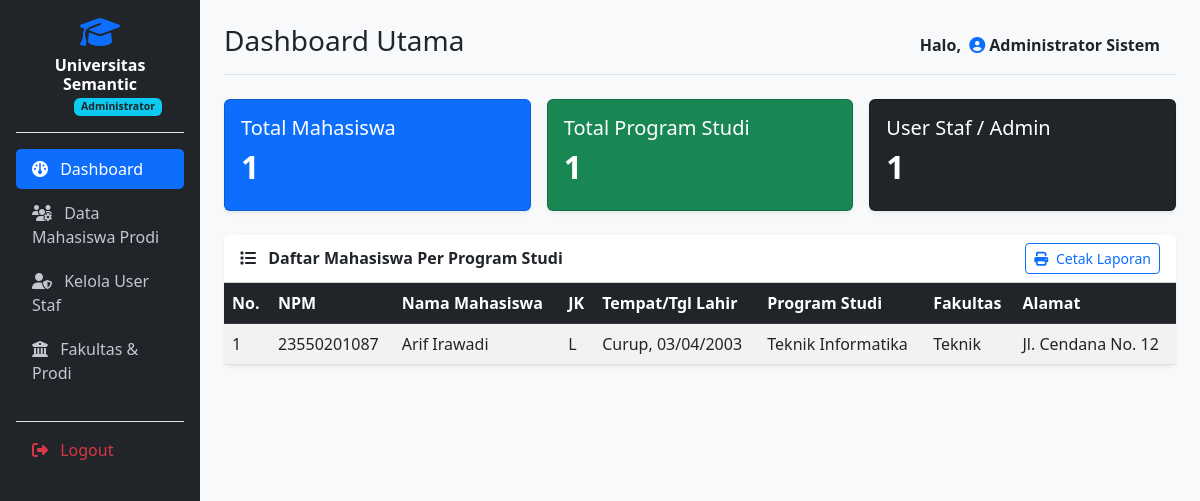
/dashboard.php (signed in), run on the app's committed database.
### tables this page shows
CREATE TABLE `mahasiswa` (
  `npm` varchar(20) NOT NULL,
  `password` varchar(255) NOT NULL,
  `nama_mahasiswa` varchar(100) NOT NULL,
  `jenis_kelamin` enum('L','P') NOT NULL,
  `tempat_lahir` varchar(50) NOT NULL,
  `tanggal_lahir` date NOT NULL,
  `tanggal_masuk` date NOT NULL,
  `alamat` text DEFAULT NULL,
  `id_prodi` int(11) NOT NULL,
  `created_at` timestamp NULL DEFAULT current_timestamp()
);

CREATE TABLE `prodi` (
  `id_prodi` int(11) NOT NULL,
  `nama_prodi` varchar(100) NOT NULL,
  `id_fakultas` int(11) NOT NULL
);

CREATE TABLE `fakultas` (
  `id_fakultas` int(11) NOT NULL,
  `nama_fakultas` varchar(100) NOT NULL
);

### auth.php (called while the page is built, shortened)
<?php
require_once 'koneksi.php';
$role = $_SESSION['role_nama'];
$nama = $_SESSION['nama_lengkap'];
function e($v) {
    return htmlspecialchars((string)$v, ENT_QUOTES, 'UTF-8');
}
function q($sql, $types = '', ...$params) {
    global $koneksi;
    $st = mysqli_prepare($koneksi, $sql);
    mysqli_stmt_execute($st);
    return $st;
}
function ambil_semua($sql, $types = '', ...$params) {
    $res = mysqli_stmt_get_result(q($sql, $types, ...$params));
    $rows = [];
    while ($r = mysqli_fetch_assoc($res)) {
        $rows[] = $r;
    }
    return $rows;
}
function ambil_satu($sql, $types = '', ...$params) {
    $rows = ambil_semua($sql, $types, ...$params);
    return $rows ? $rows[0] : null;
}

### dashboard.php (the view, shortened to what this page needs)
<?php
require_once 'auth.php';
$halaman = 'dashboard';
$judul   = 'Dashboard Utama';
require 'header.php';
?>
            <?php if ($role === 'Mahasiswa'): ?>
                <?php
                $mhs = ambil_satu(
                    "SELECT m.*, p.nama_prodi, f.nama_fakultas
                     FROM mahasiswa m
                     JOIN prodi p ON m.id_prodi = p.id_prodi
                     JOIN fakultas f ON p.id_fakultas = f.id_fakultas
                     WHERE m.npm = ?",
                    "s", $_SESSION['npm']
                );
                ?>
                <?php if (!$mhs): ?>
                    <div class="alert alert-warning">Data biodata tidak ditemukan.</div>
                <?php else: ?>
                    <div class="card shadow-sm border-0 mb-4" id="profil">
                        <div class="card-header bg-primary text-white fw-bold">
                            <i class="fa-solid fa-id-card me-2"></i> Biodata Mahasiswa
                        </div>
                        <div class="card-body">
                            <div class="row">
                                <div class="col-md-6">
                                    <table class="table table-borderless">
                                        <tr><th width="35%">NPM</th><td>: <?= e($mhs['npm']); ?></td></tr>
                                        <tr><th>Nama Mahasiswa</th><td>: <?= e($mhs['nama_mahasiswa']); ?></td></tr>
                                        <tr><th>Jenis Kelamin</th><td>: <?= $mhs['jenis_kelamin'] === 'L' ? 'Laki-Laki' : 'Perempuan'; ?></td></tr>
                                        <tr><th>Tempat, Tgl Lahir</th><td>: <?= e($mhs['tempat_lahir']) . ', ' . date('d-m-Y', strtotime($mhs['tanggal_lahir'])); ?></td></tr>
                                    </table>
                                </div>
                                <div class="col-md-6">
                                    <table class="table table-borderless">
                                        <tr><th width="35%">Program Studi</th><td>: <?= e($mhs['nama_prodi']); ?></td></tr>
                                        <tr><th>Fakultas</th><td>: <?= e($mhs['nama_fakultas']); ?></td></tr>
                                        <tr><th>Tanggal Masuk</th><td>: <?= date('d-m-Y', strtotime($mhs['tanggal_masuk'])); ?></td></tr>
                                        <tr><th>Alamat</th><td>: <?= e($mhs['alamat']); ?></td></tr>
                                    </table>
                                </div>
                            </div>
                        </div>
                    </div>
                <?php endif; ?>
            <?php else: ?>
                <?php
                $c1 = ambil_satu("SELECT COUNT(*) AS t FROM mahasiswa");
                $c2 = ambil_satu("SELECT COUNT(*) AS t FROM prodi");
                $c3 = ambil_satu("SELECT COUNT(*) AS t FROM users");
                ?>
                <div class="row g-3 mb-4">
                    <div class="col-md-4">
                        <div class="card bg-primary text-white p-3 shadow-sm">
                            <h5>Total Mahasiswa</h5>
                            <h2 class="fw-bold"><?= (int)$c1['t']; ?></h2>
                        </div>
                    </div>
                    <div class="col-md-4">
                        <div class="card bg-success text-white p-3 shadow-sm">
                            <h5>Total Program Studi</h5>
                            <h2 class="fw-bold"><?= (int)$c2['t']; ?></h2>
                        </div>
                    </div>
                    <div class="col-md-4">
                        <div class="card bg-dark text-white p-3 shadow-sm">
                            <h5>User Staf / Admin</h5>
                            <h2 class="fw-bold"><?= (int)$c3['t']; ?></h2>
                        </div>
                    </div>
                </div>
                <div class="card shadow-sm border-0">
                    <div class="card-header bg-white fw-bold d-flex justify-content-between align-items-center">
                        <span><i class="fa-solid fa-list me-2"></i> Daftar Mahasiswa Per Program Studi</span>
                        <button class="btn btn-sm btn-outline-primary no-print" onclick="window.print()"><i class="fa-solid fa-print me-1"></i> Cetak Laporan</button>
                    </div>
                    <div class="card-body p-0">
                        <div class="table-responsive">
                            <table class="table table-striped table-hover mb-0">
                                <thead class="table-dark">
                                    <tr>
                                        <th>No.</th>
                                        <th>NPM</th>
                                        <th>Nama Mahasiswa</th>
                                        <th>JK</th>
                                        <th>Tempat/Tgl Lahir</th>
                                        <th>Program Studi</th>
                                        <th>Fakultas</th>
                                        <th>Alamat</th>
                                    </tr>
                                </thead>
                                <tbody>
                                    <?php
                                    $no = 1;
                                    $semua = ambil_semua(
                                        "SELECT m.*, p.nama_prodi, f.nama_fakultas
                                         FROM mahasiswa m
                                         JOIN prodi p ON m.id_prodi = p.id_prodi
                                         JOIN fakultas f ON p.id_fakultas = f.id_fakultas
                                         ORDER BY p.nama_prodi, m.npm ASC"
                                    );
                                    foreach ($semua as $r):
                                    ?>
                                        <tr>
                                            <td><?= $no++; ?></td>
                                            <td><?= e($r['npm']); ?></td>
                                            <td><?= e($r['nama_mahasiswa']); ?></td>
                                            <td><?= e($r['jenis_kelamin']); ?></td>
                                            <td><?= e($r['tempat_lahir']) . ', ' . date('d/m/Y', strtotime($r['tanggal_lahir'])); ?></td>
                                            <td><?= e($r['nama_prodi']); ?></td>
                                            <td><?= e($r['nama_fakultas']); ?></td>
                                            <td><?= e($r['alamat']); ?></td>
                                        </tr>
                                    <?php endforeach; ?>
                                </tbody>
                            </table>
                        </div>
                    </div>
                </div>
            <?php endif; ?>
<?php require 'footer.php'; ?>

### header.php (shortened to what this page needs)
<?php
$halaman = isset($halaman) ? $halaman : 'dashboard';
$judul   = isset($judul) ? $judul : 'Dashboard Utama';
function aktif($a, $b) {
    return $a === $b ? 'active' : '';
}
?>
<!DOCTYPE html>
<html lang="id">
<head>
    <link href="https://cdn.jsdelivr.net/npm/bootstrap@5.3.0/dist/css/bootstrap.min.css" rel="stylesheet">
    <link rel="stylesheet" href="https://cdnjs.cloudflare.com/ajax/libs/font-awesome/6.4.0/css/all.min.css">
</head>
<body>
<div class="container-fluid">
    <div class="row">
        <nav class="col-md-3 col-lg-2 d-md-block sidebar collapse p-3">
            <div class="text-white text-center pb-3 mb-3 border-bottom">
                <i class="fa-solid fa-graduation-cap fa-2x text-primary mb-2"></i>
                <h6 class="fw-bold mb-0">Universitas Semantic</h6>
                <small class="text-muted d-block">Role: <span class="badge bg-info text-dark"><?= e($role); ?></span></small>
            </div>
            <ul class="nav flex-column">
                <li class="nav-item">
                    <a class="nav-link <?= aktif($halaman, 'dashboard'); ?>" href="dashboard.php">
                        <i class="fa-solid fa-gauge me-2"></i> Dashboard
                    </a>
                </li>
                <?php if ($role === 'Operator' || $role === 'Administrator'): ?>
                    <li class="nav-item">
                        <a class="nav-link <?= aktif($halaman, 'mahasiswa'); ?>" href="mahasiswa.php">
                            <i class="fa-solid fa-users-gear me-2"></i> Data Mahasiswa Prodi
                        </a>
                    </li>
                <?php endif; ?>
                <?php if ($role === 'Administrator'): ?>
                    <li class="nav-item">
                        <a class="nav-link <?= aktif($halaman, 'users'); ?>" href="users.php">
                            <i class="fa-solid fa-user-shield me-2"></i> Kelola User Staf
                        </a>
                    </li>
                    <li class="nav-item">
                        <a class="nav-link <?= aktif($halaman, 'master'); ?>" href="master.php">
                            <i class="fa-solid fa-building-columns me-2"></i> Fakultas &amp; Prodi
                        </a>
                    </li>
                <?php endif; ?>
                <li class="nav-item mt-4 border-top pt-2">
                    <a class="nav-link text-danger" href="logout.php" onclick="return confirm('Yakin ingin keluar?')">
                        <i class="fa-solid fa-right-from-bracket me-2"></i> Logout
                    </a>
                </li>
            </ul>
        </nav>
        <main class="col-md-9 ms-sm-auto col-lg-10 px-md-4 py-4 bg-light min-vh-100">
            <div class="d-flex justify-content-between flex-wrap flex-md-nowrap align-items-center pb-2 mb-4 border-bottom">
                <h1 class="h3"><?= e($judul); ?></h1>
                <div class="btn-toolbar mb-2 mb-md-0">
                    <span class="navbar-text me-3 fw-semibold">
                        Halo, <i class="fa-solid fa-circle-user text-primary ms-1"></i> <?= e($nama); ?>
                    </span>
                </div>
            </div>

### footer.php (shortened to what this page needs)
        </main>
    </div>
</div>
</body>
</html>

### header.php (style rules this page uses)
.sidebar { min-height: 100vh; background-color: #212529; }
.sidebar .nav-link { color: #c2c7d0; border-radius: 5px; margin-bottom: 4px; }
.sidebar .nav-link:hover, .sidebar .nav-link.active { color: #fff; background-color: #0d6efd; }

### data on the page
mahasiswa: npm "23550201087", nama_mahasiswa "Arif Irawadi", jenis_kelamin "L", tempat_lahir "Curup", tanggal_lahir "03/04/2003", id_prodi.nama_prodi "Teknik Informatika", fakultas.nama_fakultas "Teknik", alamat "Jl. Cendana No. 12"

### other printed values
$role "Administrator"
$judul "Dashboard Utama"
$nama "Administrator Sistem"
$c1['t'] "1"
$c2['t'] "1"
$c3['t'] "1"
